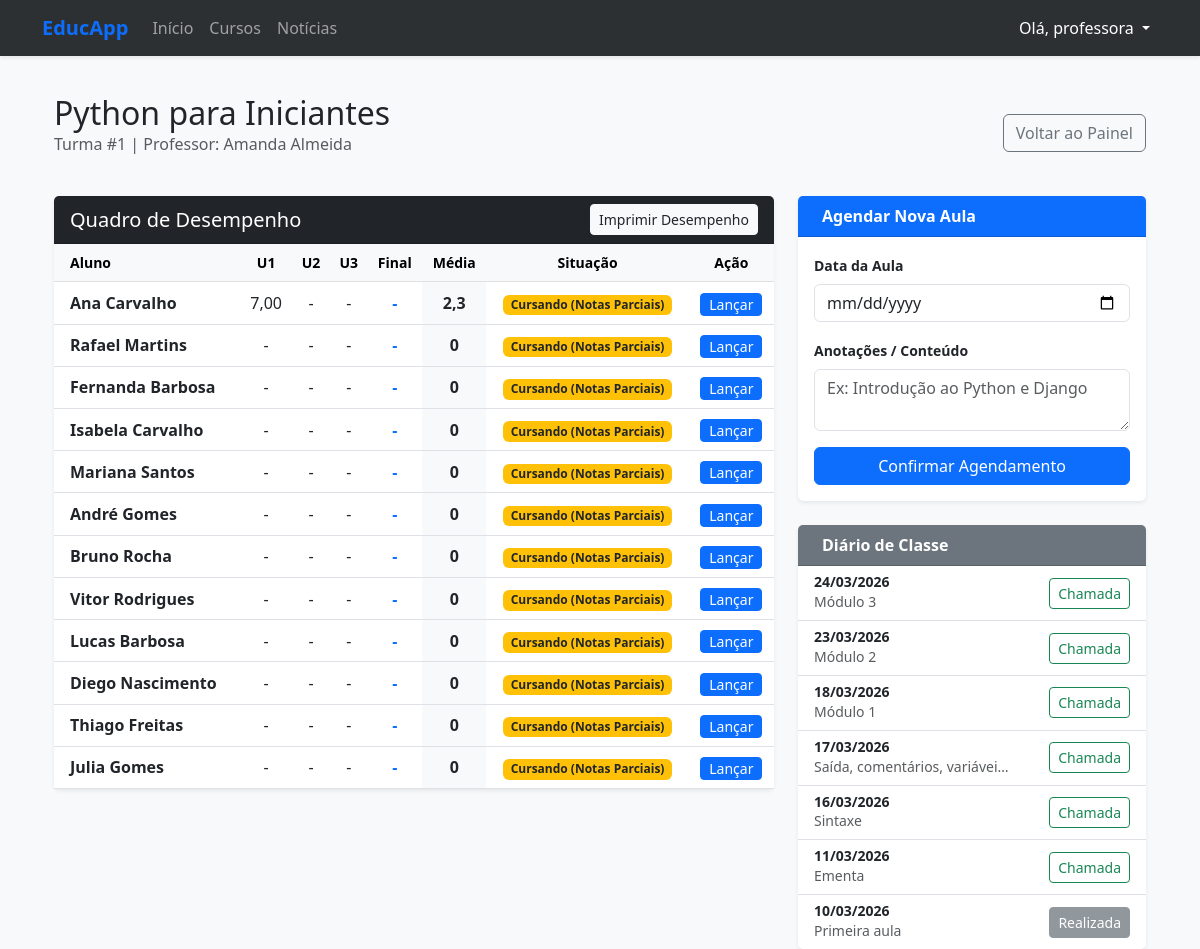
The app's page /professor/turma/1/ (signed in) with its own data.
### homeapp/models.py (models this page shows, shortened)
class Turma(models.Model):
    curso = models.ForeignKey(Curso, on_delete=models.CASCADE, related_name='turmas')
    professor = models.ForeignKey(Perfil, on_delete=models.SET_NULL, null=True, limit_choices_to={'is_professor': True})
    dias_aula = models.CharField(max_length=100, help_text="Ex: Seg, Qua, Sex")
    data_inicio = models.DateField()
    data_final = models.DateField()

class Curso(models.Model):
    STATUS_CHOICES = [
        ('R', 'Rascunho'),
        ('P', 'Publicado'),
        ('E', 'Encerrado'),
    ]
    nome = models.CharField(max_length=200)
    categoria = models.CharField(max_length=100)
    carga_horaria = models.PositiveIntegerField(help_text="Carga horária em horas")
    descricao = models.TextField()
    data_lancamento = models.DateTimeField(auto_now_add=True)
    status = models.CharField(max_length=1, choices=STATUS_CHOICES, default='R')

class Matricula(models.Model):
    STATUS_CHOICES = [
        ('A', 'Ativa'),
        ('C', 'Concluída'),
        ('T', 'Trancada'),
        ('D', 'Desistente'),
    ]
    aluno = models.ForeignKey(Perfil, on_delete=models.CASCADE, limit_choices_to={'is_aluno': True})
    turma = models.ForeignKey(Turma, on_delete=models.CASCADE, related_name='matriculas')
    data_matricula = models.DateTimeField(auto_now_add=True)
    status = models.CharField(max_length=1, choices=STATUS_CHOICES, default='A')
    class Meta:
        unique_together = ('aluno', 'turma')
    @property
    def notas_por_unidade(self):
        notas = self.notas.all()
        return {
            'u1': notas.filter(descricao_avaliacao='Unidade 1').first(),
            'u2': notas.filter(descricao_avaliacao='Unidade 2').first(),
            'u3': notas.filter(descricao_avaliacao='Unidade 3').first(),
            'final': notas.filter(descricao_avaliacao='Prova Final').first(),
        }
    @property
    def media_atual(self):
        n = self.notas_por_unidade
        notas_validas = [nota.valor for nota in [n['u1'], n['u2'], n['u3'], n['final']] if nota]
        if not notas_validas: return 0
        divisor = 4 if n['final'] else 3 # Regra da Prova Final
        return round(sum(notas_validas) / divisor, 1)
    @property
    def situacao_detalhada(self):
        n = self.notas_por_unidade
        if n['u1'] and n['u2'] and n['u3']:
            if self.media_atual >= 7.0: return "Aprovado"
            if n['final']:
                return "Aprovado (Pós-Final)" if self.media_atual >= 5.0 else "Reprovado"
            return "Na Recuperação / Aguardando Final"
        return "Cursando (Notas Parciais)"

class Perfil(models.Model):
    user = models.OneToOneField(User, on_delete=models.CASCADE, related_name='perfil')
    cpf = models.CharField(max_length=14, unique=True, null=True, blank=True)
    data_nascimento = models.DateField(null=True, blank=True)
    bio = models.TextField(max_length=500, blank=True)
    foto = models.ImageField(upload_to='perfil_fotos/', null=True, blank=True)
    is_aluno = models.BooleanField(default=True)
    is_professor = models.BooleanField(default=False)

class Nota(models.Model):
    matricula = models.ForeignKey(Matricula, on_delete=models.CASCADE, related_name='notas')
    descricao_avaliacao = models.CharField(max_length=100) # Ex: Unidade 1, Prova Final
    valor = models.DecimalField(
        max_digits=4,
        decimal_places=2,
        validators=[MinValueValidator(0), MaxValueValidator(10)]
    )
    data_lancamento = models.DateTimeField(auto_now=True)

class Aula(models.Model):
    turma = models.ForeignKey(Turma, on_delete=models.CASCADE, related_name='aulas')
    data = models.DateField()
    anotacoes = models.TextField(blank=True)

### homeapp/views.py (the view)
# urls.py: path('professor/turma/<int:turma_id>/', views.detalhe_turma_professor, name='detalhe_turma_professor'),
@login_required
def detalhe_turma_professor(request, turma_id):
    turma = get_object_or_404(Turma, id=turma_id)
    if not request.user.perfil.is_professor and not request.user.is_staff:
        messages.error(request, "Acesso restrito.")
        return redirect('home')
    if request.method == 'POST' and 'cadastrar_aula' in request.POST:
        data_aula = request.POST.get('data')
        anotacoes = request.POST.get('anotacoes')
        Aula.objects.create(turma=turma, data=data_aula, anotacoes=anotacoes)
        messages.success(request, f"Aula do dia {data_aula} agendada com sucesso!")
        return redirect('detalhe_turma_professor', turma_id=turma.id)
    aulas = Aula.objects.filter(turma=turma).order_by('-data')
    matriculas = Matricula.objects.filter(turma=turma, status='A')
    aulas_com_chamada_ids = Presenca.objects.filter(
        aula__turma=turma
    ).values_list('aula_id', flat=True).distinct()
    return render(request, 'homeapp/detalhe_turma_professor.html', {
        'turma': turma,
        'aulas': aulas,
        'matriculas': matriculas,
        'aulas_com_chamada_ids': aulas_com_chamada_ids, # Enviado para o template
    })

### homeapp/templates/homeapp/detalhe_turma_professor.html (shortened to what this page needs)
{% extends 'homeapp/base.html' %}
{% block content %}
<div class="container mt-4">
    <div class="d-flex justify-content-between align-items-center mb-4">
        <div>
            <h2 class="mb-0">{{ turma.curso.nome }}</h2>
            <p class="text-muted">Turma #{{ turma.id }} | Professor: {{ user.get_full_name|default:user.username }}</p>
        </div>
        <a href="{% url 'painel_professor' %}" class="btn btn-outline-secondary">
             Voltar ao Painel
        </a>
    </div>
    <div class="row">
        <div class="col-lg-8">
            <div class="card shadow-sm mb-4">
                <div class="card-header bg-dark text-white d-flex justify-content-between align-items-center">
                    <h5 class="mb-0">Quadro de Desempenho</h5>
                    <a href="{% url 'gerar_pdf_desempenho' turma.id %}" class="btn btn-sm btn-light text-dark">
                         Imprimir Desempenho
                    </a>
                </div>
                <div class="card-body p-0">
                    <div class="table-responsive">
                        <table class="table table-hover align-middle mb-0">
                            <thead class="table-light text-center small fw-bold">
                                <tr>
                                    <th class="text-start ps-3">Aluno</th>
                                    <th>U1</th>
                                    <th>U2</th>
                                    <th>U3</th>
                                    <th>Final</th>
                                    <th>Média</th>
                                    <th>Situação</th>
                                    <th>Ação</th>
                                </tr>
                            </thead>
                            <tbody class="text-center">
                                {% for m in matriculas %}
                                    {% with n=m.notas_por_unidade %}
                                    <tr>
                                        <td class="text-start ps-3 fw-bold">
                                            {{ m.aluno.user.get_full_name|default:m.aluno.user.username }}
                                        </td>
                                        <td>{{ n.u1.valor|default:"-" }}</td>
                                        <td>{{ n.u2.valor|default:"-" }}</td>
                                        <td>{{ n.u3.valor|default:"-" }}</td>
                                        <td class="text-primary fw-bold">{{ n.final.valor|default:"-" }}</td>
                                        <td class="bg-light fw-bold">{{ m.media_atual }}</td>
                                        <td>
                                            <span class="badge {% if 'Aprovado' in m.situacao_detalhada %}bg-success{% elif 'Reprovado' in m.situacao_detalhada %}bg-danger{% else %}bg-warning text-dark{% endif %}">
                                                {{ m.situacao_detalhada }}
                                            </span>
                                        </td>
                                        <td>
                                            <a href="{% url 'lancar_nota' m.id %}" class="btn btn-sm btn-primary py-0 px-2" title="Lançar/Editar">
                                                Lançar
                                            </a>
                                        </td>
                                    </tr>
                                    {% endwith %}
                                {% empty %}
                                    <tr>
                                        <td colspan="8" class="text-center py-4 text-muted">Nenhum aluno matriculado.</td>
                                    </tr>
                                {% endfor %}
                            </tbody>
                        </table>
                    </div>
                </div>
            </div>
        </div>
        <div class="col-lg-4">
            <div class="card shadow-sm mb-4 border-primary">
                <div class="card-header bg-primary text-white fw-bold">
                    Agendar Nova Aula
                </div>
                <div class="card-body">
                    <form method="POST">
                        <div class="mb-3">
                            <label class="form-label small fw-bold">Data da Aula</label>
                            <input type="date" name="data" class="form-control" required>
                        </div>
                        <div class="mb-3">
                            <label class="form-label small fw-bold">Anotações / Conteúdo</label>
                            <textarea name="anotacoes" class="form-control" rows="2" placeholder="Ex: Introdução ao Python e Django"></textarea>
                        </div>
                        <button type="submit" name="cadastrar_aula" class="btn btn-primary w-100">
                            Confirmar Agendamento
                        </button>
                    </form>
                </div>
            </div>
            <div class="card shadow-sm">
                <div class="card-header bg-secondary text-white fw-bold">
                    Diário de Classe
                </div>
                <div class="list-group list-group-flush" style="max-height: 400px; overflow-y: auto;">
                    {% for aula in aulas %}
                        <div class="list-group-item d-flex justify-content-between align-items-center">
                            <div>
                                <h6 class="mb-0 small fw-bold">{{ aula.data|date:"d/m/Y" }}</h6>
                                <p class="mb-0 text-muted small">{{ aula.anotacoes|truncatechars:30|default:"Sem descrição" }}</p>
                            </div>
                            {% if aula.id in aulas_com_chamada_ids %}
                                <a href="{% url 'realizar_chamada' aula.id %}" class="btn btn-sm btn-secondary opacity-75">
                                     Realizada
                                </a>
                            {% else %}
                                <a href="{% url 'realizar_chamada' aula.id %}" class="btn btn-sm btn-outline-success">
                                     Chamada
                                </a>
                            {% endif %}
                        </div>
                    {% empty %}
                        <div class="p-3 text-center text-muted small">Nenhuma aula registrada.</div>
                    {% endfor %}
                </div>
            </div>
        </div>
    </div>
</div>
{% endblock %}

### homeapp/templates/homeapp/base.html (shortened to what this page needs)
<!DOCTYPE html>
<html lang="pt-br">
<head>
    <link href="https://cdn.jsdelivr.net/npm/bootstrap@5.3.0/dist/css/bootstrap.min.css" rel="stylesheet">
</head>
<body>
    <nav class="navbar navbar-expand-lg navbar-dark bg-dark fixed-top shadow-sm">
        <div class="container">
            <a class="navbar-brand" href="{% url 'home' %}">EducApp</a>
            <div class="collapse navbar-collapse" id="navbarNav">
                <ul class="navbar-nav me-auto">
                    <li class="nav-item"><a class="nav-link" href="{% url 'home' %}">Início</a></li>
                    <li class="nav-item"><a class="nav-link" href="{% url 'cursos' %}">Cursos</a></li>
                    <li class="nav-item"><a class="nav-link" href="{% url 'noticias' %}">Notícias</a></li>
                </ul>
                <ul class="navbar-nav">
                    {% if user.is_authenticated %}
                        <li class="nav-item dropdown">
                            <a class="nav-link dropdown-toggle text-white" href="#" id="userDropdown" role="button" data-bs-toggle="dropdown">
                                Olá, {{ user.username }}
                            </a>
                        </li>
                    {% else %}
                        <li class="nav-item"><a class="nav-link" href="{% url 'entrar' %}">Entrar</a></li>
                        <li class="nav-item"><a class="btn btn-primary btn-sm ms-lg-2 mt-1" href="{% url 'cadastro_usuario' %}">Cadastrar</a></li>
                    {% endif %}
                </ul>
            </div>
        </div>
    </nav>
    <div class="container">
        {% block content %}{% endblock %}
    </div>
</body>
</html>

### homeapp/templates/homeapp/base.html (style rules this page uses)
body { background-color: #f8f9fa; padding-top: 70px; }
.navbar-brand { font-weight: bold; color: #0d6efd !important; }
.card { border: none; box-shadow: 0 0.125rem 0.25rem rgba(0, 0, 0, 0.075); transition: transform 0.2s; }
.navbar { backdrop-filter: blur(10px); background-color: rgba(33, 37, 41, 0.95) !important; }

### records on screen
Turma: curso.nome "Python para Iniciantes", id "1"
Matricula: aluno.user.get_full_name "Ana Carvalho", notas_por_unidade.u1.valor "7,00", notas_por_unidade.u2.valor "-", notas_por_unidade.u3.valor "-", notas_por_unidade.final.valor "-", media_atual "2,3", situacao_detalhada "Cursando (Notas Parciais)"
Matricula: aluno.user.get_full_name "Rafael Martins", notas_por_unidade.u1.valor "-", notas_por_unidade.u2.valor "-", notas_por_unidade.u3.valor "-", notas_por_unidade.final.valor "-", media_atual "0", situacao_detalhada "Cursando (Notas Parciais)"
Matricula: aluno.user.get_full_name "Fernanda Barbosa", notas_por_unidade.u1.valor "-", notas_por_unidade.u2.valor "-", notas_por_unidade.u3.valor "-", notas_por_unidade.final.valor "-", media_atual "0", situacao_detalhada "Cursando (Notas Parciais)"
Matricula: aluno.user.get_full_name "Isabela Carvalho", notas_por_unidade.u1.valor "-", notas_por_unidade.u2.valor "-", notas_por_unidade.u3.valor "-", notas_por_unidade.final.valor "-", media_atual "0", situacao_detalhada "Cursando (Notas Parciais)"
Matricula: aluno.user.get_full_name "Mariana Santos", notas_por_unidade.u1.valor "-", notas_por_unidade.u2.valor "-", notas_por_unidade.u3.valor "-", notas_por_unidade.final.valor "-", media_atual "0", situacao_detalhada "Cursando (Notas Parciais)"
Matricula: aluno.user.get_full_name "André Gomes", notas_por_unidade.u1.valor "-", notas_por_unidade.u2.valor "-", notas_por_unidade.u3.valor "-", notas_por_unidade.final.valor "-", media_atual "0", situacao_detalhada "Cursando (Notas Parciais)"
Matricula: aluno.user.get_full_name "Bruno Rocha", notas_por_unidade.u1.valor "-", notas_por_unidade.u2.valor "-", notas_por_unidade.u3.valor "-", notas_por_unidade.final.valor "-", media_atual "0", situacao_detalhada "Cursando (Notas Parciais)"
Matricula: aluno.user.get_full_name "Vitor Rodrigues", notas_por_unidade.u1.valor "-", notas_por_unidade.u2.valor "-", notas_por_unidade.u3.valor "-", notas_por_unidade.final.valor "-", media_atual "0", situacao_detalhada "Cursando (Notas Parciais)"
Matricula: aluno.user.get_full_name "Lucas Barbosa", notas_por_unidade.u1.valor "-", notas_por_unidade.u2.valor "-", notas_por_unidade.u3.valor "-", notas_por_unidade.final.valor "-", media_atual "0", situacao_detalhada "Cursando (Notas Parciais)"
Matricula: aluno.user.get_full_name "Diego Nascimento", notas_por_unidade.u1.valor "-", notas_por_unidade.u2.valor "-", notas_por_unidade.u3.valor "-", notas_por_unidade.final.valor "-", media_atual "0", situacao_detalhada "Cursando (Notas Parciais)"
Matricula: aluno.user.get_full_name "Thiago Freitas", notas_por_unidade.u1.valor "-", notas_por_unidade.u2.valor "-", notas_por_unidade.u3.valor "-", notas_por_unidade.final.valor "-", media_atual "0", situacao_detalhada "Cursando (Notas Parciais)"
Matricula: aluno.user.get_full_name "Julia Gomes", notas_por_unidade.u1.valor "-", notas_por_unidade.u2.valor "-", notas_por_unidade.u3.valor "-", notas_por_unidade.final.valor "-", media_atual "0", situacao_detalhada "Cursando (Notas Parciais)"
Aula: data "24/03/2026", anotacoes "Módulo 3", shows "Chamada"
Aula: data "23/03/2026", anotacoes "Módulo 2", shows "Chamada"
Aula: data "18/03/2026", anotacoes "Módulo 1", shows "Chamada"
Aula: data "17/03/2026", anotacoes "Saída, comentários, variávei…", shows "Chamada"
Aula: data "16/03/2026", anotacoes "Sintaxe", shows "Chamada"
Aula: data "11/03/2026", anotacoes "Ementa", shows "Chamada"
Aula: data "10/03/2026", anotacoes "Primeira aula", shows "Realizada"

### other values on screen
{{ user.username }} "professora"
{{ user.get_full_name|default:user.username }} "Amanda Almeida"
